Frame 1 (no input): blank canvas, image omitted
Frame 60 (no input): blank canvas, image omitted
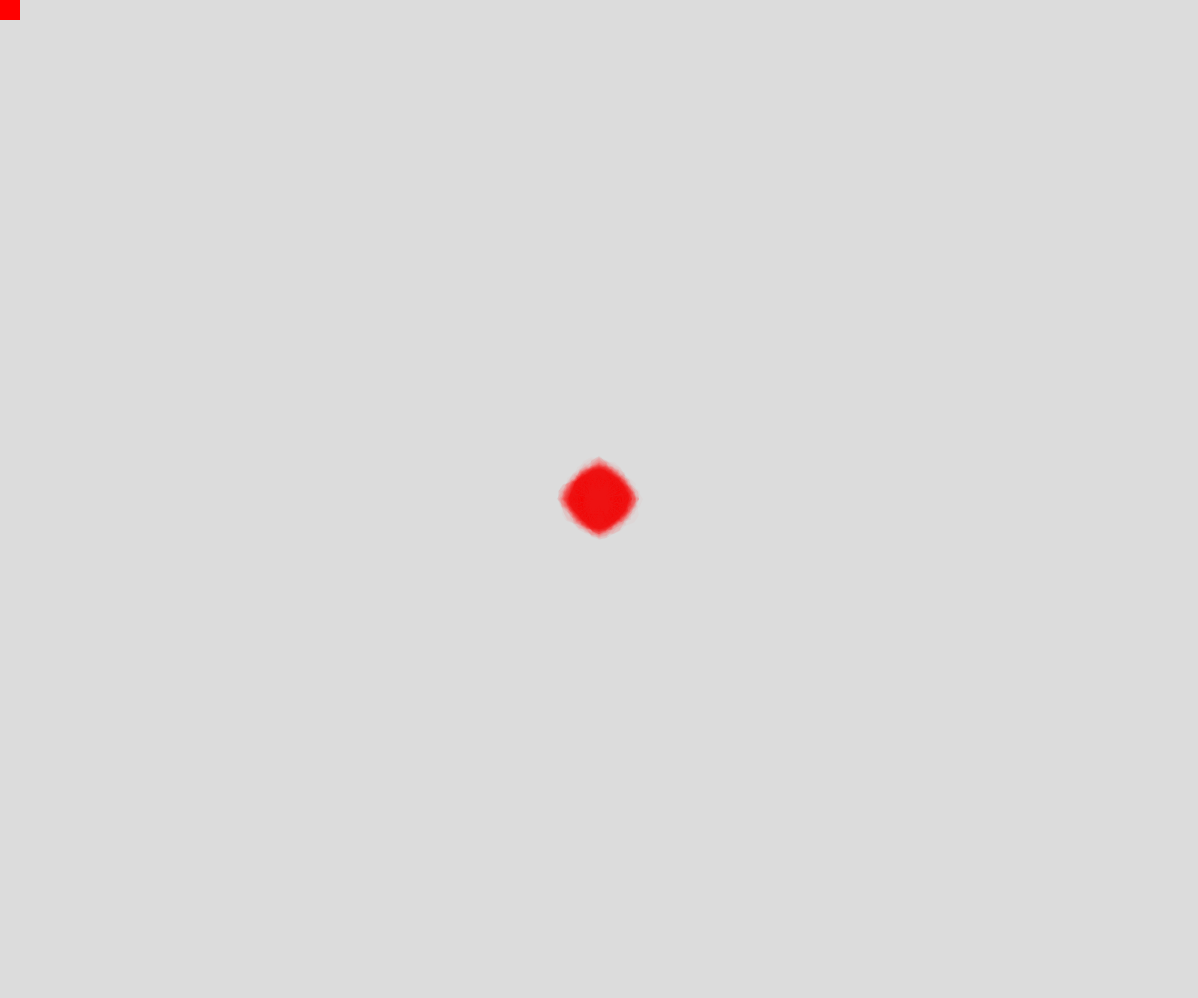
Frame 120 (the mouse pressed at the canvas centre since frame 60)

The p5.js sketch whose frames 1 and 60 were blank and that drew this single picture after the mouse press (run headless with seeded random() and noise() and a simulated clock; from frame 60 on, the mouse is pressed at the canvas centre):

// p5.js sketch
// ── sketch.js
const colors = [
  {r: 255, g: 0, b: 0},
  {r: 0, g: 255, b: 0},
  {r: 0, g: 0, b: 255},
  {r: 0, g: 255, b: 255},
  {r: 255, g: 0, b: 255},
  {r: 255, g: 255, b: 0},
];

let currentColor;

function setup() {
  createCanvas(windowWidth - 2, windowHeight - 2);
  background(220);
  noStroke();
  currentColor = colors[0];
  fill(currentColor.r, currentColor.g, currentColor.b, 7);
}

function circleShape(x, y, minR, maxR, noiseScl, segments) {
  minR = minR || 20;
  maxR = maxR || 50;
  noiseScl = noiseScl || 1;
  
  segments = segments || 32;
  
  beginShape();
  for(let i = 0; i <= segments; i++) {
    let angle = i / segments * TWO_PI;
    let xi = cos(angle);
    let yi = sin(angle);
    let n = noise(xi * noiseScl + 100, yi * noiseScl + 100) * (maxR - minR) + minR;
    vertex(x + xi * n, y + yi * n);
  }
  endShape();
}

function drawWater(x, y) {
  for(let i = 0; i < 5; i++) {
    noiseSeed(random() * 1000)
    circleShape(x, y, 1, 50);
  }
}

function draw() {
  if(mouseIsPressed) {
    fill(currentColor.r, currentColor.g, currentColor.b, 7);
    drawWater(mouseX, mouseY)
  }

  fill(currentColor.r, currentColor.g, currentColor.b);
  rect(0, 0, 20, 20);
}

function keyPressed() {
  if(keyCode == 32) {
    background(220);
  }

  let num = keyCode - 49;
  if(num >= 0 && num < colors.length) {
    currentColor = colors[num];
  }
}
